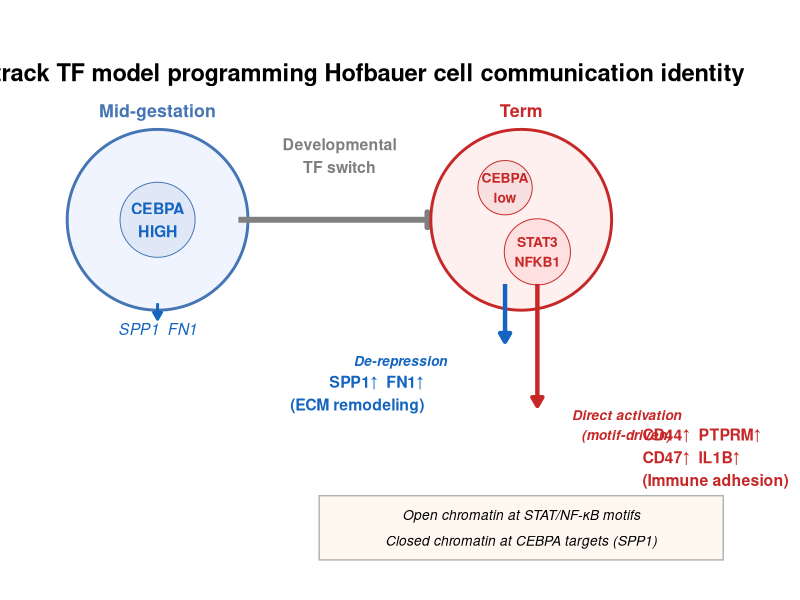

This figure's R source:
#!/usr/bin/env Rscript
# Fig6e: Dual-track model — biological-style schematic
library(ggplot2); library(grid)

dir.create("/home/weijuan/文档/胎盘单细胞数据/ucsf_integration/figures/Fig6", showWarnings=FALSE)

p <- ggplot() + theme_void()

# === Left: Mid-gestation cell ===
# Cell body (ellipse)
p <- p + annotate("point", x=2.5, y=5.5, size=60, shape=21, fill="#F0F4FF", color="#4575B4", stroke=1.5)
# Nucleus
p <- p + annotate("point", x=2.5, y=5.5, size=25, shape=21, fill="#E0E8F8", color="#4575B4", stroke=0.5)
# CEBPA label inside nucleus
p <- p + annotate("text", x=2.5, y=5.5, label="CEBPA\nHIGH", size=4, fontface="bold", color="#1565C0")
# Repressed target genes below cell
p <- p + annotate("text", x=2.5, y=3.8, label="SPP1  FN1", size=4, fontface="italic", color="#1565C0")
p <- p + annotate("segment", x=2.5, xend=2.5, y=4.2, yend=3.95, linewidth=1, color="#1565C0",
  arrow=arrow(length=unit(0.08,"inch"),type="closed"))

# === Center: Developmental TF switch label ===
p <- p + annotate("segment", x=3.5, xend=6, y=5.5, yend=5.5, linewidth=2, color="grey50",
  arrow=arrow(length=unit(0.15,"inch"),type="closed"))
p <- p + annotate("text", x=4.75, y=6.5, label="Developmental\nTF switch", size=4, fontface="bold", 
  color="grey50", hjust=0.5)

# === Right: Term cell ===
# Cell body
p <- p + annotate("point", x=7, y=5.5, size=60, shape=21, fill="#FFF0F0", color="#C62828", stroke=1.5)
# Nucleus (smaller = CEBPA lower)
p <- p + annotate("point", x=6.8, y=6.0, size=18, shape=21, fill="#F8E0E0", color="#C62828", stroke=0.5)
p <- p + annotate("text", x=6.8, y=6.0, label="CEBPA\nlow", size=3.5, fontface="bold", color="#C62828")
# STAT/NFKB in cytoplasm
p <- p + annotate("point", x=7.2, y=5.0, size=22, shape=21, fill="#FFE0E0", color="#C62828", stroke=0.5)
p <- p + annotate("text", x=7.2, y=5.0, label="STAT3\nNFKB1", size=3.5, fontface="bold", color="#C62828")

# Arrows: CEBPA stops inhibiting, STAT/NFKB activate
p <- p + annotate("segment", x=6.8, xend=6.8, y=4.5, yend=3.6, linewidth=1.5, color="#1565C0",
  arrow=arrow(length=unit(0.1,"inch"),type="closed"))
p <- p + annotate("text", x=5.5, y=3.3, label="De-repression", size=3.5, fontface="bold.italic", color="#1565C0")

p <- p + annotate("segment", x=7.2, xend=7.2, y=4.5, yend=2.6, linewidth=1.5, color="#C62828",
  arrow=arrow(length=unit(0.1,"inch"),type="closed"))
p <- p + annotate("text", x=8.3, y=2.3, label="Direct activation\n(motif-driven)", size=3.5, fontface="bold.italic", color="#C62828")

# Output labels
p <- p + annotate("text", x=5.8, y=2.8, label="SPP1↑  FN1↑\n(ECM remodeling)", size=4, fontface="bold", color="#1565C0", hjust=1)
p <- p + annotate("text", x=8.5, y=1.8, label="CD44↑  PTPRM↑\nCD47↑  IL1B↑\n(Immune adhesion)", size=4, fontface="bold", color="#C62828", hjust=0)

# Chromatin below (ATAC tracks - simple representation)
p <- p + annotate("rect", xmin=4.5, xmax=9.5, ymin=0.2, ymax=1.2, fill="#FFF8F0", color="grey70", size=0.5)
p <- p + annotate("text", x=7, y=0.9, label="Open chromatin at STAT/NF-κB motifs", size=3.5, fontface="italic")
p <- p + annotate("text", x=7, y=0.5, label="Closed chromatin at CEBPA targets (SPP1)", size=3.5, fontface="italic")

# Title
p <- p + annotate("text", x=4.75, y=7.8, 
  label="Dual-track TF model programming Hofbauer cell communication identity",
  size=6, fontface="bold")

# Sub-labels
p <- p + annotate("text", x=2.5, y=7.2, label="Mid-gestation", size=4.5, fontface="bold", color="#4575B4")
p <- p + annotate("text", x=7, y=7.2, label="Term", size=4.5, fontface="bold", color="#C62828")

p <- p + xlim(1,10) + ylim(0,8.5)

ggsave("/home/weijuan/文档/胎盘单细胞数据/ucsf_integration/figures/Fig6/Fig6e_model.png", 
       p, w=12, h=9, dpi=300, bg="white")
message("Fig6e done")
